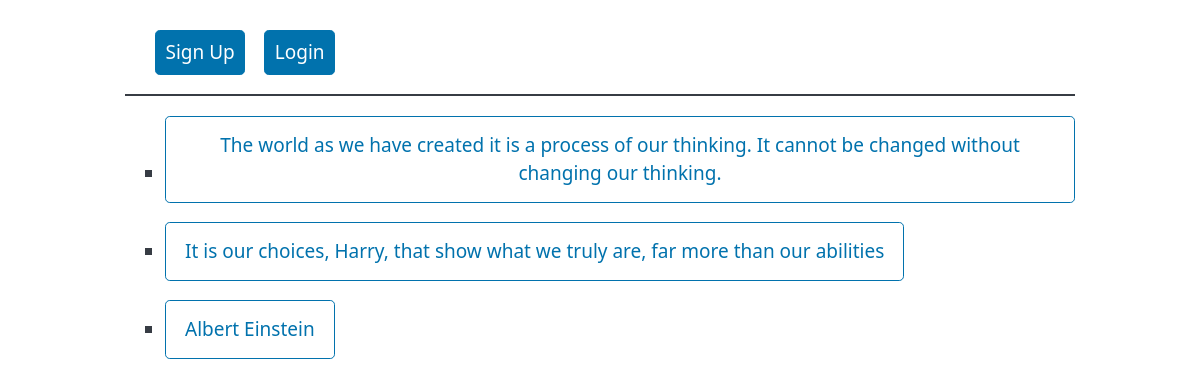
The page / on the database its author committed.
### quoteapp/models.py (models this page shows, shortened)
class Quote(models.Model):
    quote = models.CharField(max_length=MAX_LENGTH_DESCRIPTION, null=False)
    author = models.CharField(max_length=MAX_LENGTH_DESCRIPTION, null=False) #models.ForeignKey(Author, on_delete=models.DO_NOTHING)
    tags = models.ManyToManyField(Tag)

class Author(models.Model):
    fullname = models.CharField(max_length=MAX_LENGTH_DESCRIPTION,null=False)
    born_date = models.CharField(max_length=MAX_LENGTH_DESCRIPTION,null=False)
    born_location = models.CharField(max_length=MAX_LENGTH_DESCRIPTION,null=False)
    description = models.CharField(max_length=MAX_LENGTH_DESCRIPTION, null= False)

### quoteapp/views.py (the view)
# urls.py: path('', views.main, name='main'),
def main(request):
    quotes = Quote.objects.all()
    authors = Author.objects.all()
    return render(request, 'quoteapp/index.html', {"quotes": quotes,"authors":authors})

### quoteapp/templates/quoteapp/index.html (shortened to what this page needs)
<!DOCTYPE html>
<html lang="en">
<head>
    <link rel="stylesheet" href="https://unpkg.com/@picocss/pico@latest/css/pico.min.css" />
</head>
<body>
    <main class="container">
        <nav style="margin-bottom: 20px; border-bottom: 2px solid; padding-left: 30px">
            {% if user.is_authenticated %}
            <ul>
                <li><a href="{% url 'quoteapp:quote' %}" role="button">Add Quote</a></li>
                <li><a href="{% url 'quoteapp:tag' %}" role="button">Add Tag</a></li>
                <li><a href="{% url 'quoteapp:author' %}" role="button">Add Author</a></li>
            </ul>
            <ul>
                <li>Welcome <b>{{ user.username }}!</b></li>
                <li><a href="{% url 'users:profile' %}" role="button">Profile</a></li>
                <li><a href="{% url 'users:logout' %}" role="button">Logout</a></li>
            </ul>
            {% else %}
            <ul>
                <li><a href="{% url 'users:signup' %}" role="button">Sign Up</a></li>
                <li><a href="{% url 'users:login' %}" role="button">Login</a></li>
            </ul>
            {% endif %}
        </nav>
            {% for quote in quotes %}
            <ul>
                <li>
                    <a href="{% url 'quoteapp:detail' quote.id %}" role="button" class="outline"> {{ quote.quote }} </a>
                </li>
            </ul>
            {% endfor %}
            {% for author in authors %}
            <ul>
                <li>
                    <a href="{% url 'quoteapp:author_detail' author.id %}" role="button" class="outline"> {{ author.fullname }} </a>
                </li>
            </ul>
            {% endfor %}
    </main>
</body>
</html>

### rows shown on the page
Quote: quote "The world as we have created it is a process of our thinking. It cannot be changed without changing our thinking."
Quote: quote "It is our choices, Harry, that show what we truly are, far more than our abilities"
Author: fullname "Albert Einstein"
